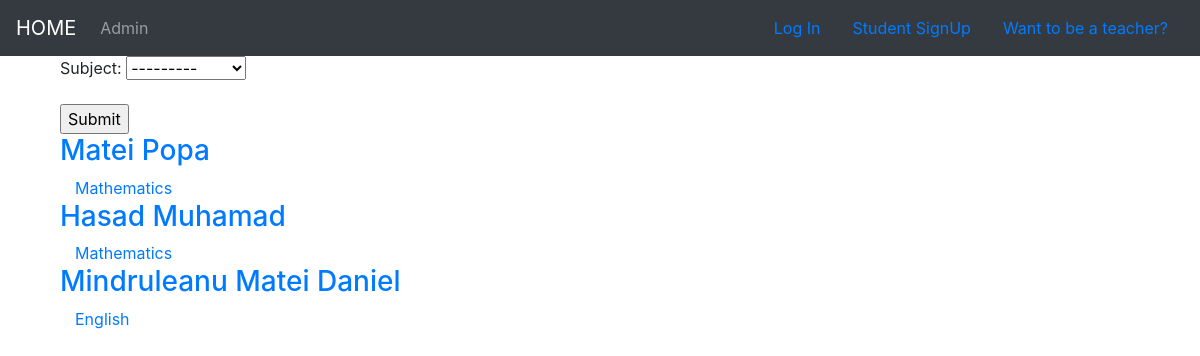
Before: /teachers with the older database file.
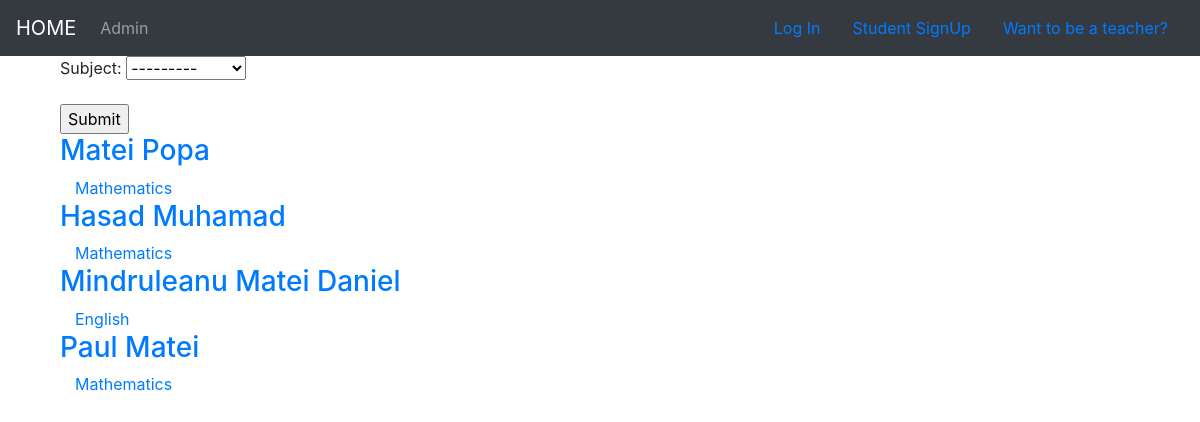
After: the same page with the newer database file.
### accounts/models.py (models this page shows, shortened)
class Teacher(models.Model):
    user = models.OneToOneField(User, on_delete=models.CASCADE, primary_key=True)
    subject = models.ForeignKey(Subject, on_delete=models.SET_NULL, null=True)
    price = models.IntegerField(default=100)

class User(AbstractUser):
    phone_number = models.CharField(max_length=10,blank=False, validators=[phone_number_validator], unique=True)
    email = models.EmailField(unique=True)
    is_student = models.BooleanField(default=False)
    is_teacher = models.BooleanField(default=False)

class Subject(models.Model):
    name = models.CharField(max_length=264)
    def __str__(self):
        return self.name

### invicta/views.py (the view)
# urls.py: path('teachers',views.ListTeachers.as_view(),name="all_teachers"),
class ListTeachers(FilterView):
    model = Teacher
    template_name = 'all_teachers.html'
    filterset_class = TeacherFilter

### templates/all_teachers.html
{% extends "base.html" %}
{% block content %}
    <div class="col-md-8">
        <div class="list-teacher">
            <form action="" method="get">
                {{ filter.form.as_p }}
                <input type="submit" />
            </form>
            {% for teacher in object_list %}
                <a class="list-teacher-item" href="{% url 'profiles:profile_detail' slug=teacher.profile.slug %}">
                    <h3 class="title list-group-item-heading">{{ teacher.user.first_name }} {{ teacher.user.last_name }}</h3>
                    <div class="list-group-item-text container-fluid">
                        {{ teacher.subject }}
                    </div>
                </a>
            {% endfor %}
        </div>
    </div>
{% endblock %}

Changed rows visible on the page:
added Teacher: user.first_name "Paul", user.last_name "Matei", subject "Mathematics"
